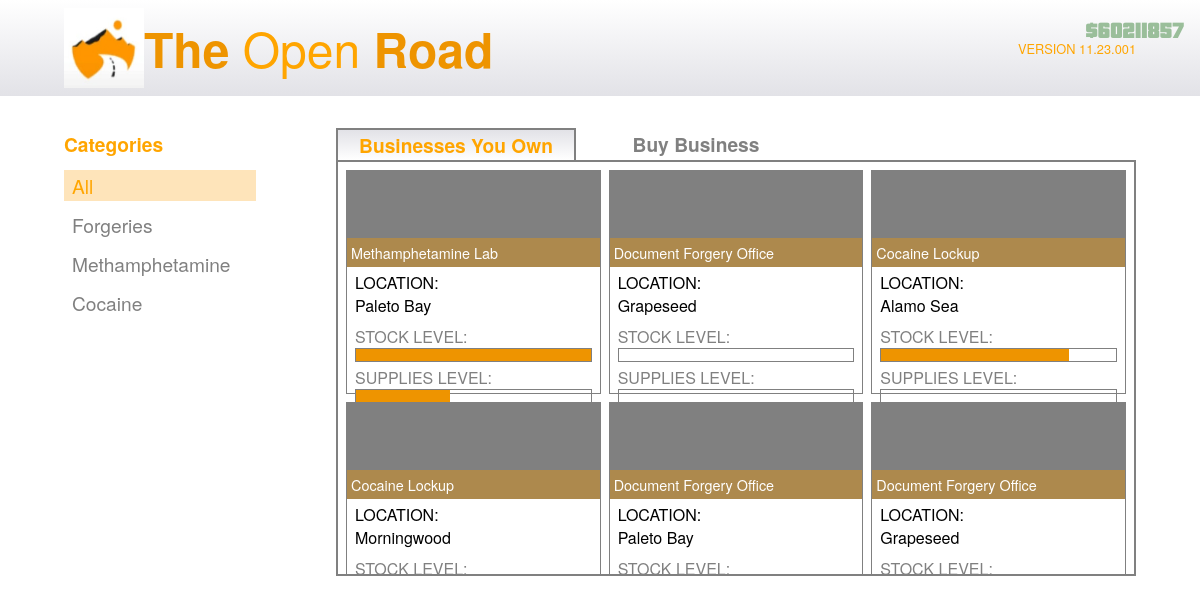
Screenshot of /home/24 (signed in) with the database file from the repository.
### app/database/create_db.py (models this page shows)
class BusinessType(db.Model):
	__tablename__ = "business_types"
	id = db.Column(db.Integer, primary_key=True, autoincrement=True)
	type_name = db.Column(db.String(67), unique=True, nullable=False)
	production_time = db.Column(db.Integer, nullable=False) # Time taken for one stock unit
	stock_value = db.Column(db.Integer, nullable=False) # Value of one stock unit
	supply_usage = db.Column(db.Float, nullable=False) # Supplies used for one stock unit
	equipment_upgrade_price = db.Column(db.Integer, nullable=False)
	equipment_upgrade_description = db.Column(db.String(670), default="No description.")
	staff_upgrade_price = db.Column(db.Integer, nullable=False)
	staff_upgrade_description = db.Column(db.String(670), default="No description.")
	security_upgrade_price = db.Column(db.Integer, nullable=False)
	security_upgrade_description = db.Column(db.String(670), default="No description")
	business = db.relationship("Business", backref="businesstype")

class BusinessLocation(db.Model):
	__tablename__ = "business_locations"
	id = db.Column(db.Integer, primary_key=True, autoincrement=True)
	location_name = db.Column(db.String(67), unique=True, nullable=False)
	business = db.relationship("Business", backref="businesslocation")

class User(db.Model):
	__tablename__ = "users"
	id = db.Column(db.Integer, primary_key=True, autoincrement=True)
	username = db.Column(db.String(67), unique=True, nullable=False)
	password_hash = db.Column(db.Integer, nullable=False)
	money = db.Column(db.Integer, default=670000) # Start with $670,000
	last_login_time = db.Column(db.Integer, default=int(datetime.now().timestamp()))
	owned_business = db.relationship("OwnedBusiness", backref="user")

### app/routes/home.py (the view)
@home_bp.route("/home/<int:id>")
def home(id: int):
	if session["id"] != id:
		return "Please don't do that."
	time_service = TimeService(id)
	time_service.update_owned_business_data()
	service = HomeService(id)
	owned_businesses = service.get_owned_businesses()
	unowned_businesses = service.get_unowned_businesses()
	money = MoneyService.get_user_money(id)
	return render_template("home.html", money=money, id=id, owned_businesses=owned_businesses, unowned_businesses=unowned_businesses)

### app/database/select_db.py (called while the page is built)
	@staticmethod
	def select_owned_businesses(user_id: int) -> list[dict]:
		owned_businesses = OwnedBusiness.query.filter(OwnedBusiness.user_id == user_id).all()
		res = []
		for owned_business in owned_businesses:
			business_type = owned_business.business.businesstype.type_name
			business_location = owned_business.business.businesslocation.location_name
			business_price = owned_business.business.price
			owned_business_id = owned_business.id
			stock_level = owned_business.stock_level
			supplies_level = owned_business.supplies_level
			res.append({
				"owned_business_id": owned_business_id,
				"type": business_type,
				"location": business_location,
				"price": business_price,
				"stock": stock_level,
				"supplies": supplies_level
			})
		return res

	@staticmethod
	def select_businesses() -> list[dict]:
		businesses = Business.query.all()
		res = []
		for business in businesses:
			business_type = business.businesstype.type_name
			business_location = business.businesslocation.location_name
			res.append({
				"business_id": business.id,
				"type": business_type,
				"location": business_location,
				"price": business.price
			})
		return res

	@staticmethod
	def select_user_money(user_id: int) -> int:
		user = User.query.filter(User.id == user_id).first()
		if user is None:
			return -1
		return user.money

	@staticmethod
	def select_last_login_time(id: int) -> int:
		user = User.query.filter(User.id == id).first()
		return user.last_login_time

### app/services/home.py (called while the page is built)
	def get_owned_businesses(self):
		return Select.select_owned_businesses(self.user_id)

	def get_unowned_businesses(self):
		businesses = Select.select_businesses()
		owned = Select.select_owned_businesses(self.user_id)
		result = []
		for business in businesses:
			unowned = True
			for owned_business in owned:
				if business["business_id"] == owned_business["owned_business_id"]:
					unowned = False
					break # No point checking the rest
			if unowned:
				result.append(business)
		return result

### app/services/money.py (called while the page is built)
    @staticmethod
    def get_user_money(user_id: int) -> int:
        return Select.select_user_money(user_id)

### app/services/time.py (called while the page is built)
	def get_owned_business_data(self) -> list:
		businesses = Select.select_owned_businesses(self.user_id)
		res = []
		for business in businesses:
			res.append(Select.select_owned_business_time_data(business["owned_business_id"]))
		return res

### app/templates/home.html (shortened to what this page needs)
{% extends "logged_in.html" %}
{% block style2 %}
<link rel="stylesheet" href="{{ url_for('static', filename='css/home.css') }}"/>
{% endblock %}
{% block main%}
<div id="category-div">
	<h2 id="category-heading">Categories</h2>
	<ul id="category-list">
		<li class="category selected" id="all">All</li>
		<li class="category" id="Document Forgery Office">Forgeries</li>
		<li class="category" id="Methamphetamine Lab">Methamphetamine</li>
		<li class="category" id="Cocaine Lockup">Cocaine</li>
	</ul>
</div>
<div id="business-div">
	<div id="heading-div">
		<h2 id="owned-businesses-heading" class="selected-heading">Businesses You Own</h2>
		<h2 id="unowned-businesses-heading" class="unselected-heading">Buy Business</h2>
	</div>
	<div id="business-grid">
		{% for business in owned_businesses %}
		<a id="{{ business.owned_business_id }}" class="business-card" href="/business_management/{{ id }}/{{ business.owned_business_id }}">
			<div class="image-div">
				<div class="image-placeholder"></div>
				<p class="type">{{ business.type }}</p>
			</div>
			<p class="location-h">LOCATION:</p>
			<p class="location-p">{{ business.location }}</p>
			<p class="level-text">STOCK LEVEL:</p>
			<div class="bar-container stock">
				<div class="stock-bar"></div>
			</div>
			<p class="level-text">SUPPLIES LEVEL:</p>
			<div class="bar-container">
				<div class="supplies-bar" ></div>
			</div>
		</a>
		{% endfor %}
	</div>
</div>
{% endblock %}

### app/templates/base.html (shortened to what this page needs)
<!DOCTYPE html>
<html>
	<head>
		{% block style %}{% endblock %}
	</head>
	<body>
		{% block body %}{% endblock %}
	</body>
	<p id="money">${{ money }}</p>
</html>

### app/static/css/logged_in.css (style rules this page uses)
* { margin: 0; padding: 0; box-sizing: border-box; }
html, body { width: 100%; overflow-x: hidden; height: 100vh; background: white; font-family: "Helvetica Neue", Helvetica, Arial, sans-serif; display: flex; flex-direction: column; }
#money { position: fixed; right: 1rem; top: 1rem; z-index: 99999; display: flex; justify-content: center; align-items: center; font-size: 1.5rem; color: rgb(154, 190, 154); font-family: 'Pricedown', sans-serif; }

### app/static/css/home.css (style rules this page uses)
:root { --dark-orange: #ee9400; --light-orange: #fcbc5467; --clear-orange: #ee940067; }
h2 { color: orange; font-size: 1.2rem; width: 15rem; height: 2rem; display: flex; align-items: center; justify-content: center; }
.unselected-heading { background-color: white; border: none; color: grey; cursor: pointer; }
.selected-heading { background: linear-gradient(to top, #ffffff 0%, #e2e2e7 100%); border: 2px solid grey; border-bottom: none; cursor: pointer; }
#category-heading { justify-content: flex-start; margin-bottom: calc(0.5rem + 2px); width: 12rem; }
li { color: grey; font-size: 1.2rem; }
.selected { color: orange; background: var(--light-orange); }
.location-p, .level-text, .location-h { color: black; width: 100%; padding-left: 0.5rem; }
.location-p { padding-bottom: 0.5rem; }
.level-text { color: grey; }
#category-div { display: flex; flex-direction: column; align-items: center; width: 12rem; }
ul { width: 100%; }
li { width: 100%; display: flex; align-items: center; justify-content: flex-start; text-decoration: none; padding: 0.125rem; padding-left: 0.5rem; cursor: pointer; margin-bottom: 0.5rem; }
#business-div { width: 50rem; }
#heading-div { width: 100%; display: flex; align-items: center; }
#business-grid { width: 100%; min-height: 2rem; max-height: 26rem; overflow-y: scroll; border: 2px solid grey; display: grid; grid-template-columns: repeat(3, 1fr); gap: 0.5rem; padding: 0.5rem; }
.business-card { height: 14rem; border: 1px solid grey; cursor: pointer; text-decoration: none; position: relative; }
.image-div { height: 6rem; width: 100%; position: relative; margin-bottom: 0.25rem; }
.image-placeholder { width: 100%; height: 100%; background-color: grey; }
.type { position: absolute; bottom: 0; left: 0; right: 0; background-color: var(--clear-orange); color: white; padding: 0.25rem; text-align: left; font-size: 0.9rem; }
.bar-container { margin-left: 0.5rem; width: calc(100% - 1rem); height: 0.875rem; border: 1px solid grey; }
.stock { margin-bottom: 0.25rem; }
.stock-bar, .supplies-bar { height: 100%; background-color: var(--dark-orange); width: 67%; }
#money { position: fixed; right: 1rem; top: 1rem; z-index: 99999; display: flex; justify-content: center; align-items: center; font-size: 1.5rem; color: rgb(154, 190, 154); font-family: 'Pricedown', sans-serif; }

### rows the page displays
BusinessType: type "Methamphetamine Lab"
BusinessLocation: location "Paleto Bay" "Paleto Bay"
BusinessType: type "Document Forgery Office" "Document Forgery Office" "Document Forgery Office"
BusinessLocation: location "Grapeseed" "Grapeseed"
BusinessType: type "Cocaine Lockup" "Cocaine Lockup"
BusinessLocation: location "Alamo Sea"
BusinessLocation: location "Morningwood"
User: money "60211857"
